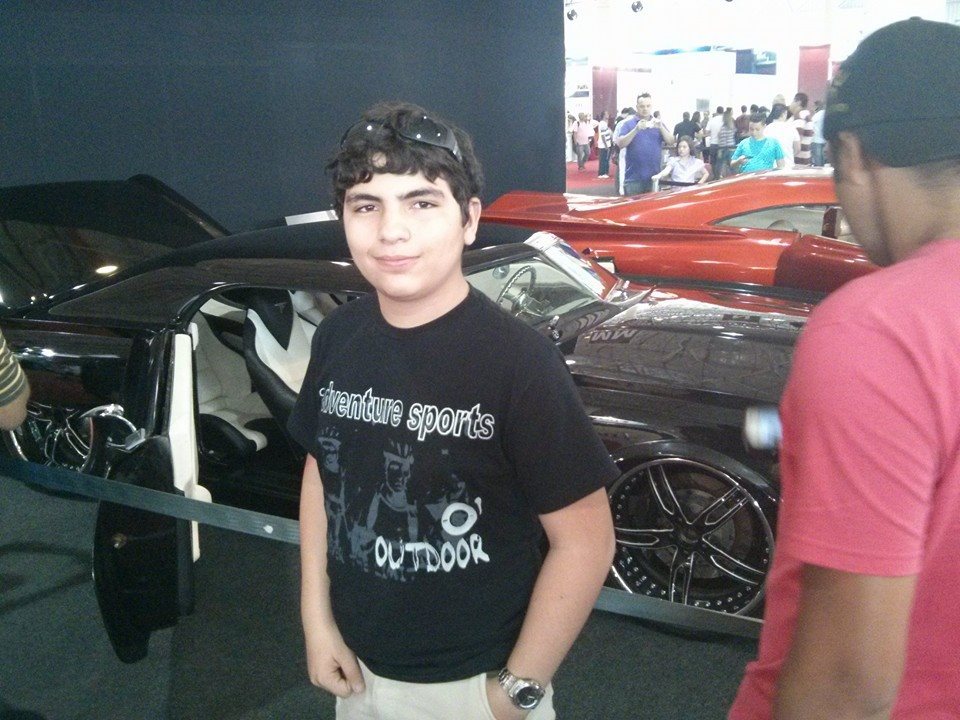
#> input picture image_Processing/image2.jpg, 960 x 720 px
$ python segmented_image.py
#> lines starting #> are read from the running program, lines starting #| are printed output that depends on the picture
from skimage import segmentation as seg
from skimage import color, io
import matplotlib.pyplot as plt


image = io.imread("image2.jpg")
#> image is the input picture: shape (720, 960, 3); mean R, G, B 104.2, 95.7, 98.4

segments = seg.slic(image, n_segments=100)
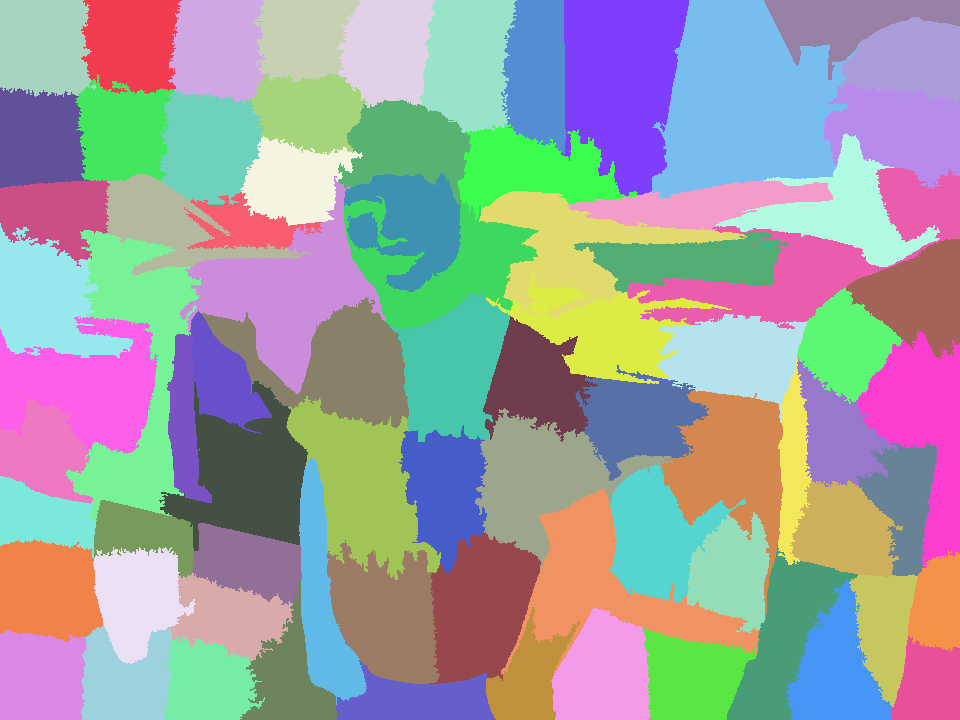
#> segments: shape (720, 960) int64; 79 distinct labels, from 1 to 79; one colour per label, 0 black

segmented_image = color.label2rgb(segments, image, kind='avg')
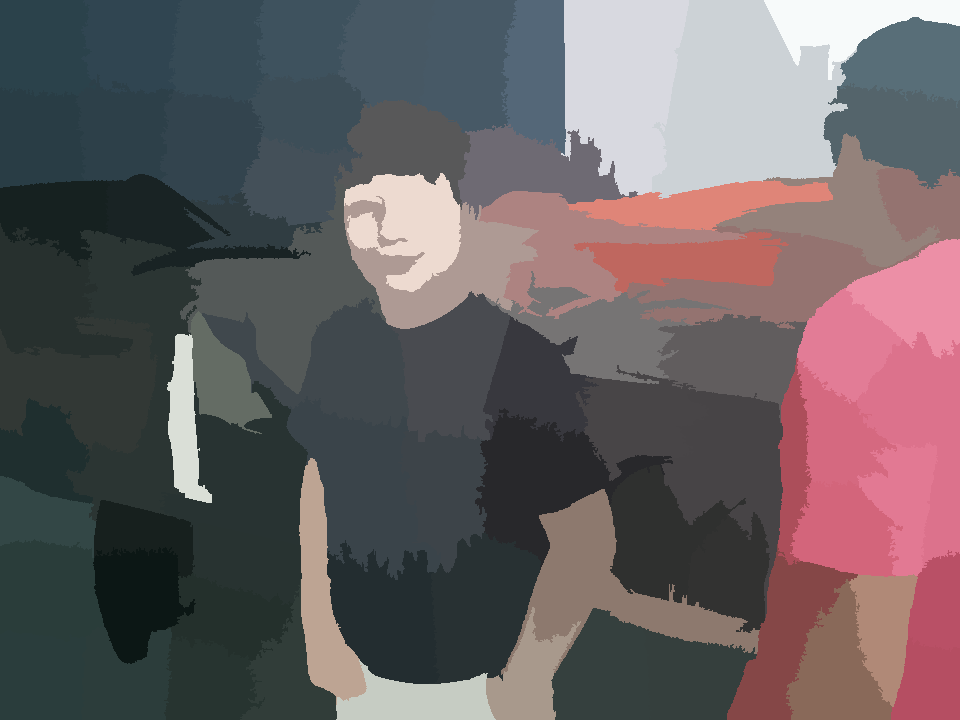
#> segmented_image: shape (720, 960, 3); mean R, G, B 103.7, 95.2, 97.9


plt.imshow(segmented_image)
plt.show()

$ run again, with image_Processing/coffe.jpg copied over image_Processing/image2.jpg
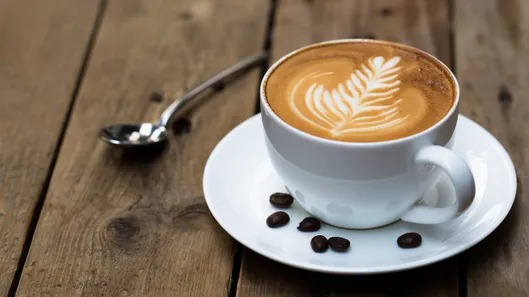
#> input picture image_Processing/coffe.jpg, 529 x 297 px
#> image is the input picture: shape (297, 529, 3); mean R, G, B 131.6, 116.1, 99.1
#> `segments = seg.slic(image, n_segments=100)`:
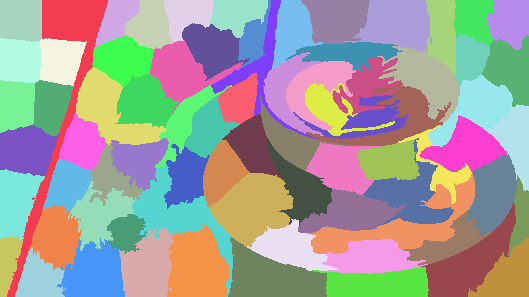
#> segments: shape (297, 529) int64; 75 distinct labels, from 1 to 75; one colour per label, 0 black
#> `segmented_image = color.label2rgb(segments, image, kind='avg')`:
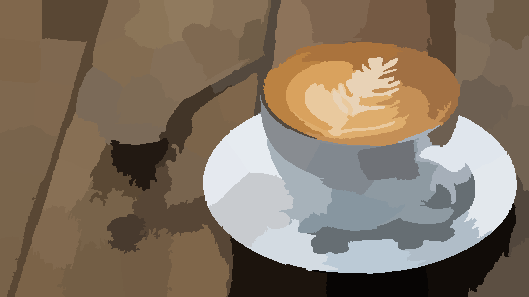
#> segmented_image: shape (297, 529, 3); mean R, G, B 131.1, 115.7, 98.6
